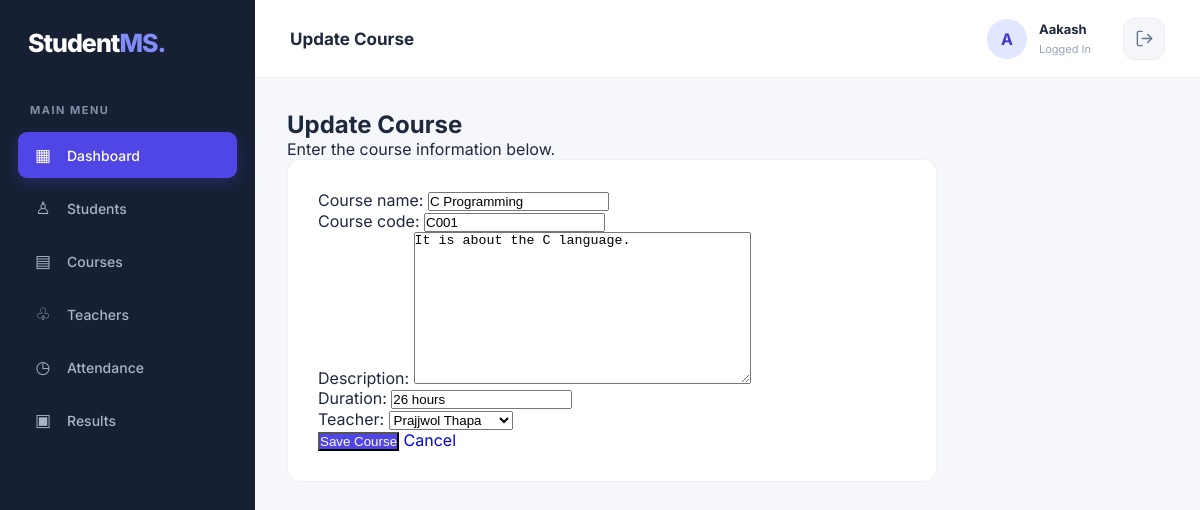
Page /courses/1/edit/ (signed in) on the committed database.
### students/models.py (models this page shows, shortened)
class Course(models.Model):
    course_name = models.CharField(max_length=100)
    course_code = models.CharField(max_length=10, unique=True)
    description = models.TextField(blank=True)
    duration = models.CharField(max_length=50)
    teacher = models.ForeignKey(
        Teacher,
        on_delete=models.SET_NULL,
        null=True,
        related_name='courses'
    )
    created_at = models.DateTimeField(auto_now_add=True)

### students/views.py (the view)
# urls.py: path('courses/<int:pk>/edit/', views.course_update, name='course_update'),
@login_required
def course_update(request, pk):
    course = get_object_or_404(Course, pk=pk)
    if request.method == 'POST':
        form = CourseForm(request.POST, instance=course)
        if form.is_valid():
            form.save()
            return redirect('course_list')
    else:
        form = CourseForm(instance=course)
    return render(request, 'students/course_form.html', {
        'form': form,
        'title': 'Update Course'
    })

### students/forms.py
class CourseForm(forms.ModelForm):
    class Meta:
        model = Course
        fields = [
            'course_name',
            'course_code',
            'description',
            'duration',
            'teacher',
        ]

### students/models.py (called while the page is built)
    def __str__(self):
        return self.full_name

### students/templates/students/course_form.html (shortened to what this page needs)
{% extends 'students/base.html' %}
{% block page_heading %}{{ title }}{% endblock %}
{% block content %}
<div class="page-header">
    <div>
        <h2>{{ title }}</h2>
        <p>Enter the course information below.</p>
    </div>
</div>
<div class="form-container">
    <form method="POST">
        {{ form.as_p }}
        <div class="form-actions">
            <button type="submit" class="btn-primary">
                Save Course
            </button>
            <a href="{% url 'course_list' %}" class="btn-secondary">
                Cancel
            </a>
        </div>
    </form>
</div>
{% endblock %}

### students/templates/students/base.html (shortened to what this page needs)
{% load static %}
<!DOCTYPE html>
<html lang="en">
<head>
    <link rel="stylesheet"
          href="{% static 'students/css/style.css' %}">
</head>
<body>
<div class="layout">
    <aside class="sidebar">
        <h2 class="logo">Student<span>MS.</span></h2>
        <p class="menu-title">MAIN MENU</p>
        <a href="{% url 'home' %}" class="menu-link active">
            <span class="menu-icon">▦</span>
            Dashboard
        </a>
        <a href="{% url 'student_list' %}" class="menu-link">
            <span class="menu-icon">♙</span>
            Students
        </a>
        <a href="{% url 'course_list' %}" class="menu-link">
            <span class="menu-icon">▤</span>
            Courses
        </a>
        <a href="{% url 'teacher_list' %}" class="menu-link">
            <span class="menu-icon">♧</span>
            Teachers
        </a>
        <a href="#" class="menu-link">
            <span class="menu-icon">◷</span>
            Attendance
        </a>
        <a href="#" class="menu-link">
            <span class="menu-icon">▣</span>
            Results
        </a>
    </aside>
    <main class="main-content">
<header class="topbar">
    <h3>{% block page_heading %}Dashboard{% endblock %}</h3>
    <div class="admin-profile">
        <div class="profile-avatar">
            {{ request.user.username|first|upper }}
        </div>
        <div class="profile-info">
            <strong>{{ request.user.username }}</strong>
            <small>Logged In</small>
        </div>
<form method="POST" action="{% url 'logout' %}" class="logout-form">
    <button type="submit" class="logout-btn" title="Logout">
        <svg xmlns="http://www.w3.org/2000/svg"
             width="19"
             height="19"
             viewBox="0 0 24 24"
             fill="none"
             stroke="currentColor"
             stroke-width="1.8"
             stroke-linecap="round"
             stroke-linejoin="round">
            <path d="M9 21H5a2 2 0 0 1-2-2V5a2 2 0 0 1 2-2h4"/>
            <polyline points="16 17 21 12 16 7"/>
            <line x1="21" y1="12" x2="9" y2="12"/>
        </svg>
    </button>
</form>
    </div>
</header>
        <section class="page-content">
            {% block content %}
            {% endblock %}
        </section>
    </main>
</div>
</body>
</html>

### students/static/students/css/style.css (style rules this page uses)
* { margin: 0; padding: 0; box-sizing: border-box; }
body { font-family: 'Inter', sans-serif; background: #f5f7fb; color: #1e293b; }
a { text-decoration: none; }
.layout { display: flex; min-height: 100vh; }
.sidebar { width: 255px; min-width: 255px; background: #172033; color: white; padding: 28px 18px; }
.logo { font-size: 25px; font-weight: 800; letter-spacing: -1px; margin-bottom: 45px; padding-left: 10px; }
.logo span { color: #818cf8; }
.menu-title { color: #8290a8; font-size: 11px; font-weight: 700; letter-spacing: 1.5px; margin: 0 0 15px 12px; }
.menu-link { display: flex; align-items: center; gap: 13px; color: #aab5c8; padding: 13px 14px; margin-bottom: 7px; border-radius: 9px; font-size: 14px; font-weight: 500; transition: 0.25s ease; }
.menu-link.active { background: #4f46e5; color: white; box-shadow: 0 5px 15px #4f46e544; }
.menu-icon { width: 22px; text-align: center; font-size: 17px; }
.main-content { flex: 1; min-width: 0; }
.topbar { height: 78px; background: white; padding: 0 35px; display: flex; justify-content: space-between; align-items: center; border-bottom: 1px solid #edf0f5; }
.topbar h3 { font-size: 17px; font-weight: 700; }
.admin-profile { display: flex; align-items: center; gap: 12px; }
.profile-avatar { width: 40px; height: 40px; border-radius: 50%; background: #e0e7ff; color: #4338ca; display: flex; align-items: center; justify-content: center; font-weight: 700; }
.profile-info strong { display: block; font-size: 13px; }
.profile-info small { color: #94a3b8; font-size: 11px; }
.page-content { padding: 32px; }
.btn-primary { background: #4f46e5; color: white; }
.form-container { max-width: 650px; background: white; padding: 30px; border-radius: 13px; border: 1px solid #edf0f5; }
.logout-form { margin-left: 20px; display: flex; align-items: center; }
.logout-btn { width: 42px; height: 42px; display: flex; align-items: center; justify-content: center; background: #f5f6fa; color: #64748b; border: 1px solid #e9edf3; border-radius: 12px; cursor: pointer; transition: all 0.25s ease; }
.logout-btn svg { transition: transform 0.25s ease; }

### rows in the picture
Course: course_name "C Programming", course_code "C001", description "It is about the C language.", duration "26 hours", teacher "Prajjwol Thapa"

### other values in the picture
{{ title }} "Update Course"
{{ request.user.username|first|upper }} "A"
{{ request.user.username }} "Aakash"
